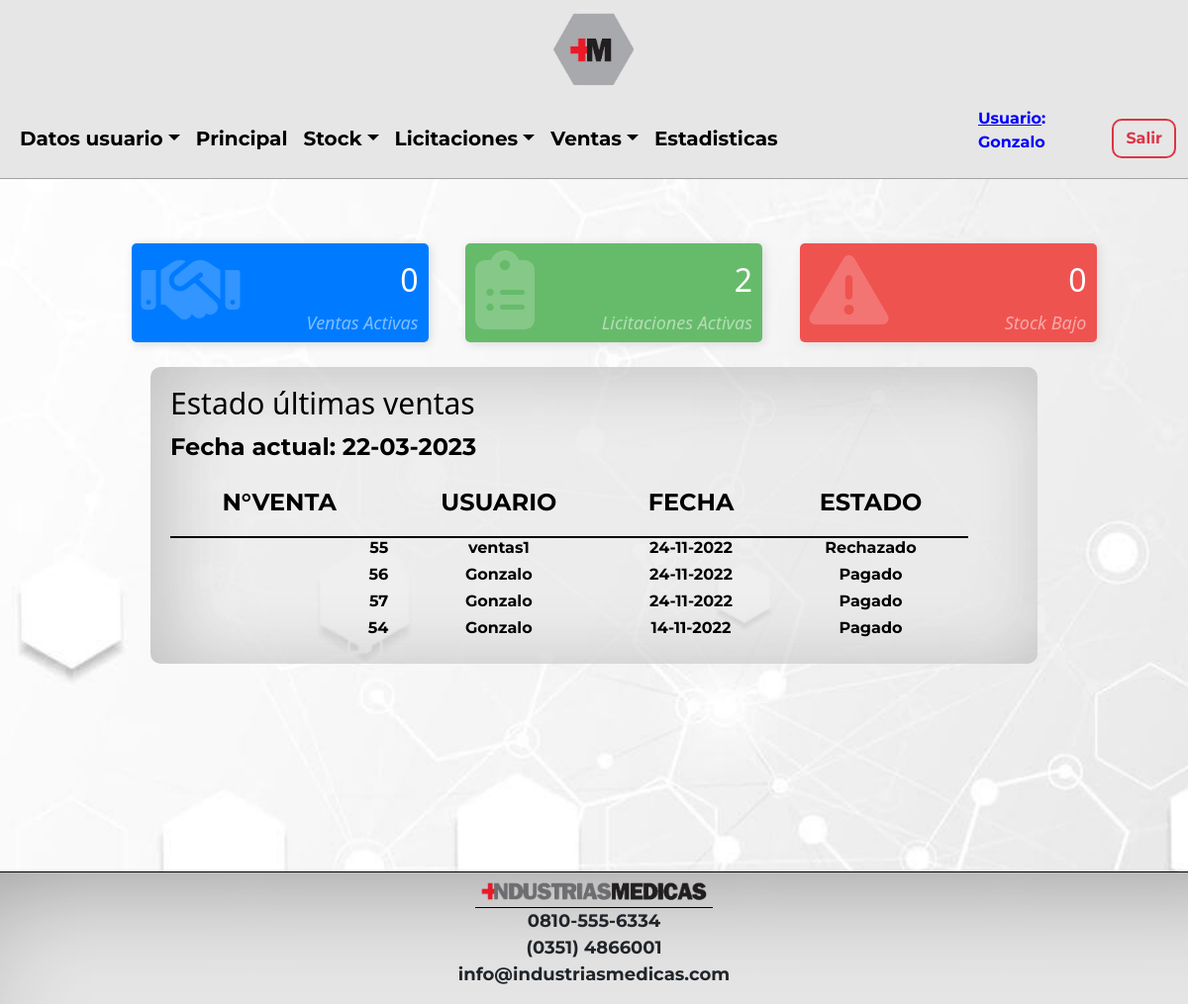
Before: /Sistema/principal.php (signed in) with the older database file.
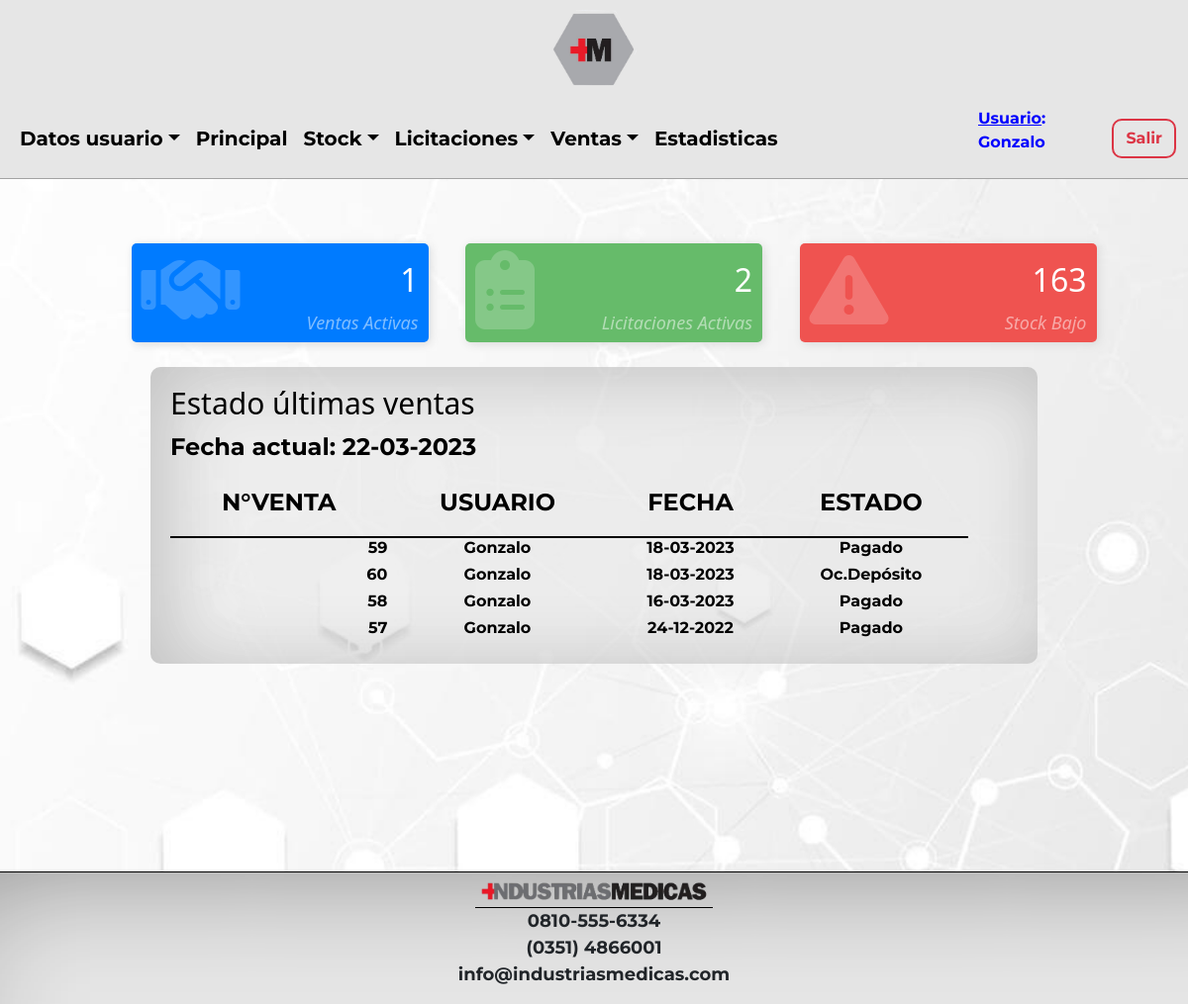
After: the same page with the newer database file.
### tables this page shows
CREATE TABLE `documento` (
  `idDocumento` int(3) NOT NULL,
  `idEstadoDocumento` int(3) NOT NULL
);

CREATE TABLE `usuario` (
  `idUsuario` int(3) NOT NULL,
  `usuario` text NOT NULL,
  `contraseña` varchar(60) NOT NULL,
  `idRol` int(2) NOT NULL,
  `idTipoUsuario` int(10) NOT NULL,
  `nombre` varchar(100) NOT NULL,
  `correo` varchar(100) NOT NULL,
  `direccion` varchar(100) NOT NULL,
  `idEstadoUsuario` int(2) NOT NULL
);

CREATE TABLE `movimientodocumento` (
  `idDocumento` int(3) NOT NULL,
  `idEstadoDocumento` int(3) NOT NULL,
  `fecha` date NOT NULL,
  `fechaven` date NOT NULL,
  `cantDias` int(10) NOT NULL
);

CREATE TABLE `estadodocumento` (
  `idEstadoDocumento` int(3) NOT NULL,
  `estadoDocumento` varchar(50) NOT NULL
);

### Sistema/Layouts/usuarioHeader.php (called while the page is built, shortened)
<?php
    $rolgerente = 1;
?>

### Sistema/principal.php (the view, shortened to what the changed rows need)
<?php
include('../Utils/conexion.php');
$iduser = $_SESSION['usuario'];
$sql = "SELECT idUsuario, usuario, idRol FROM usuario WHERE usuario='$iduser'";
$resultado = $datos_base->query($sql);
$row = $resultado->fetch_assoc();
$idRol = $row['idRol'];
?>
<!DOCTYPE html>
<html lang="en">
<head>
    <link href="https://unpkg.com/aos@2.3.1/dist/aos.css" rel="stylesheet">
    <link href="https://cdn.jsdelivr.net/npm/bootstrap@5.2.0-beta1/dist/css/bootstrap.min.css" rel="stylesheet">
    <link rel="stylesheet" type="text/css" href="../Css/estilos.css"/>
</head>
<body>
    <?php include('./Layouts/usuarioHeader.php'); ?>
    <main>
        <section>
            <div class="principal">
            <?php
                if($idRol == $rolgerente){
                    ?>
                <div class="principal-info">
                            <?php
                                $sql6 = "SELECT COUNT(*) AS total FROM documento WHERE idEstadoDocumento <> 9 AND idEstadoDocumento <> 10";
                                $result6 = $datos_base->query($sql6);
                                $row6 = $result6->fetch_assoc();
                                $cotact = $row6['total'];
                            ?>
                        <div class="col-md-3">
                            <div class="card-counter primary">
                                <div class="card-pri">
                                    <i class="fa-solid fa-handshake"></i>
                                    <span class="count-numbers"><?php echo $cotact;?></span>
                                </div>
                                <div class="card-sec">
                                    <span class="count-name">Ventas activas</span>
                                </div>
                            </div>
                        </div>
                        <?php
                                $sql6 = "SELECT COUNT(*) AS total FROM licitacion WHERE idEstadoLicitacion <> 6 AND idEstadoLicitacion <> 7";
                                $result6 = $datos_base->query($sql6);
                                $row6 = $result6->fetch_assoc();
                                $licact = $row6['total'];
                            ?>
                        <div class="col-md-3">
                            <div class="card-counter success">
                                <div class="card-pri">
                                    <i class="fa-solid fa-clipboard-list"></i>
                                    <span class="count-numbers"><?php echo $licact;?></span>
                                </div>
                                <div class="card-sec">
                                    <span class="count-name">Licitaciones activas</span>
                                </div>
                            </div>
                        </div>
                        <?php
                                $sql6 = "SELECT COUNT(*) AS total FROM producto WHERE cantidad < minimo";
                                $result6 = $datos_base->query($sql6);
                                $row6 = $result6->fetch_assoc();
                                $stockTotal = $row6['total'];
                            ?>
                       <div class="col-md-3">
                            <div class="card-counter danger">
                                <div class="card-pri">
                                    <i class="fa-solid fa-triangle-exclamation"></i>
                                    <span class="count-numbers"><?php echo $stockTotal;?></span>
                                </div>
                                <div class="card-sec">
                                    <span class="count-name">Stock bajo</span>
                                </div>
                            </div>
                        </div>
                </div>
                <div class="principal-datos" data-aos="fade-zoom-in"
                                                        data-aos-easing="ease-in-back"
                                                        data-aos-delay="300"
                                                        data-aos-offset="0">
                    <div class="principal-datos-cont">
                        <h2>Estado últimas ventas</h2>
                        <?php $fechaActual = date('d-m-Y'); ?>
                        <p>Fecha actual: <?php echo $fechaActual;?></p>
                        <?php
                    echo "<table>
                            <thead class=colm>
                                <tr>
                                    <th><p style='text-align: center;'>N°VENTA</p></th>
                                    <th><p style='text-align: center;'>USUARIO</p></th>
                                    <th><p style='text-align: center;'>FECHA</p></th>
                                    <th><p style='text-align: center;'>ESTADO</p></th>
                                </tr>
                            </thead>
                        ";
                                $consulta=mysqli_query($datos_base, "SELECT d.idDocumento, m.fecha, u.usuario, e.estadoDocumento
                                FROM documento d
                                LEFT JOIN movimientodocumento m ON d.idDocumento = m.idDocumento
                                LEFT JOIN estadodocumento AS e ON e.idEstadoDocumento = d.idEstadoDocumento
                                LEFT JOIN datosdocumento AS da ON da.idDocumento = d.idDocumento
                                LEFT JOIN usuario AS u ON u.idUsuario = da.idUsuario
                                WHERE m.idEstadoDocumento = d.idEstadoDocumento
                                ORDER BY m.fecha DESC
                                LIMIT 4
                                ");
                                    while($listar = mysqli_fetch_array($consulta))
                                    {
                                        $fecha = date("d-m-Y", strtotime($listar['fecha']));
                                        echo
                                        "
                                            <tr>
                                            <td><h4 style='font-size:16px; text-align: right;'>".$listar['idDocumento']."</h4 ></td>
                                            <td><h4 style='font-size:16px; text-align: center;'>".$listar['usuario']."</h4 ></td>
                                            <td><h4 style='font-size:16px; text-align: center;'>".$fecha."</h4 ></td>
                                            <td><h4 style='font-size:16px; text-align: center;'>".$listar['estadoDocumento']."</h4 ></td>
                                            </tr>
                                        ";
                                    }
                                echo "</table>";
                                    ?>
                    </div>
                </div>
                <?php
                    }
                ?>
            </div>
        </section>
    </main>
</body>
</html>

Changed rows visible on the page:
no longer on this page (row unchanged): documento: idDocumento "55", usuario.usuario "ventas1", movimientodocumento.fecha "24-11-2022", idEstadoDocumento.estadoDocumento "Rechazado"
no longer on this page (row unchanged): documento: idDocumento "56", usuario.usuario "Gonzalo", movimientodocumento.fecha "24-11-2022", idEstadoDocumento.estadoDocumento "Pagado"
no longer on this page (row unchanged): documento: idDocumento "54", usuario.usuario "Gonzalo", movimientodocumento.fecha "14-11-2022", idEstadoDocumento.estadoDocumento "Pagado"
added documento: idDocumento "59", usuario.usuario "Gonzalo", movimientodocumento.fecha "18-03-2023", idEstadoDocumento.estadoDocumento "Pagado"
added documento: idDocumento "60", usuario.usuario "Gonzalo", movimientodocumento.fecha "18-03-2023", idEstadoDocumento.estadoDocumento "Oc.Depósito"
added documento: idDocumento "58", usuario.usuario "Gonzalo", movimientodocumento.fecha "16-03-2023", idEstadoDocumento.estadoDocumento "Pagado"
computed for documento id 57: movimientodocumento.fecha "24-11-2022" → "24-12-2022"
Other visible differences:
$cotact: "0" → "1"
$stockTotal: "0" → "163"
